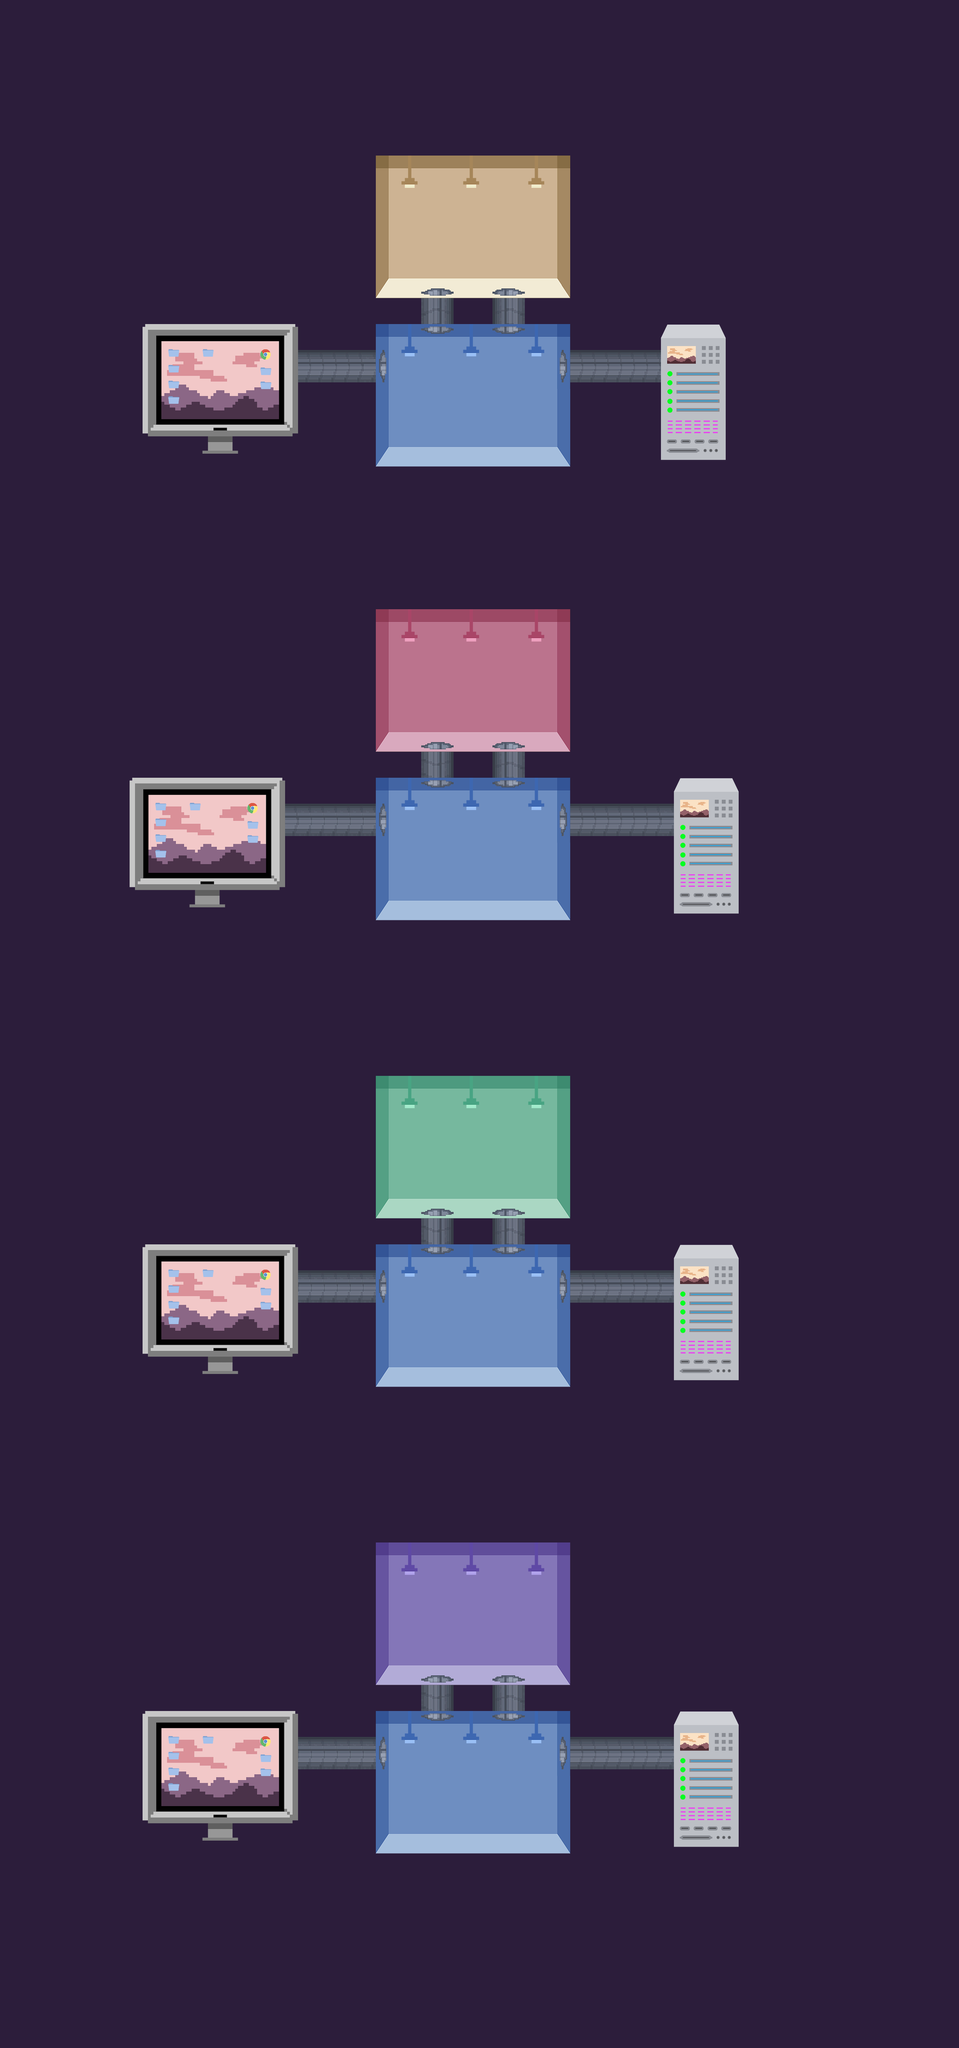

Below is a game level as drawn by its tile map, then a one-line description and the .tmx that defines it (tile-layer data replaced by summaries):
An orthogonal 74x158 tile map with 32x32 px tiles, 3 tile layers (background, collision, objects), 10 tilesets.

<map version="1.0" orientation="orthogonal" renderorder="right-down" width="74" height="158" tilewidth="32" tileheight="32" nextobjectid="1">
 <tileset firstgid="1" name="blue_room" tilewidth="32" tileheight="32" tilecount="414" columns="23">
  <image source="Rooms/blue_room.png" trans="ffffff" width="738" height="600" />
 </tileset>
 <tileset firstgid="415" name="sand_room" tilewidth="32" tileheight="32" tilecount="414" columns="23">
  <image source="Rooms/sand_room.png" trans="ffffff" width="738" height="600" />
 </tileset>
 <tileset firstgid="829" name="pink_room" tilewidth="32" tileheight="32" tilecount="414" columns="23">
  <image source="Rooms/pink_room.png" trans="ffffff" width="738" height="600" />
 </tileset>
 <tileset firstgid="1243" name="pipe_connector" tilewidth="32" tileheight="32" tilecount="25" columns="5">
  <image source="pipe_connector.png" trans="ffffff" width="160" height="160" />
 </tileset>
 <tileset firstgid="1268" name="pipe" tilewidth="32" tileheight="32" tilecount="20" columns="5">
  <image source="pipe.png" trans="ffffff" width="160" height="128" />
 </tileset>
 <tileset firstgid="1288" name="pipe_opening" tilewidth="32" tileheight="32" tilecount="3" columns="3">
  <image source="pipe_opening.png" trans="ffffff" width="96" height="32" />
 </tileset>
 <tileset firstgid="1291" name="computer_resize" tilewidth="32" tileheight="32" tilecount="180" columns="12">
  <image source="computer.png" trans="ffffff" width="384" height="320" />
 </tileset>
 <tileset firstgid="1471" name="1" tilewidth="32" tileheight="32" tilecount="244" columns="7">
  <image source="Servers/1.png" trans="ffffff" width="224" height="384" />
 </tileset>
 <tileset firstgid="1777" name="green_room" tilewidth="32" tileheight="32" tilecount="414" columns="23">
  <image source="Rooms/green_room.png" trans="ffffff" width="738" height="600" />
 </tileset>
 <tileset firstgid="2191" name="purple_room" tilewidth="32" tileheight="32" tilecount="414" columns="23">
  <image source="Rooms/purple_room.png" trans="ffffff" width="738" height="600" />
 </tileset>
 <layer name="background" width="74" height="158">
  <data>[11692 cells, 11692 non-empty, 815 distinct tile ids]</data>
 </layer>
 <layer name="collision" width="74" height="158">
  <data>[11692 cells, 585 non-empty, 142 distinct tile ids]</data>
 </layer>
 <layer name="objects" width="74" height="158">
  <data>[11692 cells, 700 non-empty, 175 distinct tile ids]</data>
 </layer>
</map>
